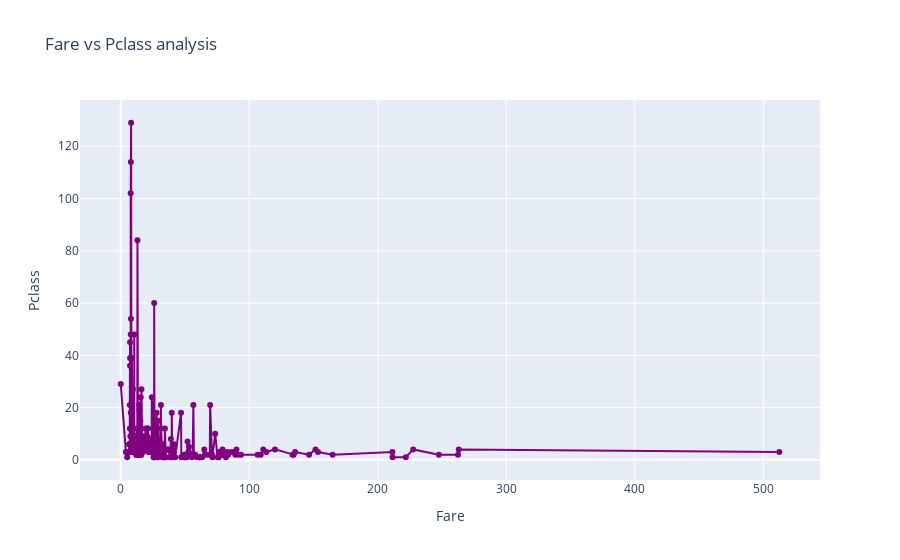

The notebook cell saved with this chart:
### Code cell
#Command Eighteen
fare_sales= df.groupby("Fare")["Pclass"].sum().reset_index()
fig = px.line(fare_sales, x="Fare", y="Pclass", title="Fare vs Pclass analysis", markers=True, color_discrete_sequence=["purple"])
fig.show()

### Figure 1 — Plotly figure (JSON) as saved in the notebook; plotly's stock layout.template omitted (floating-point values rounded to 4 significant figures; data arrays with more than 128 entries replaced by an {"elided": "..."} marker saying what was removed)
{"data": [{"hovertemplate": "Fare=%{x}<br>Pclass=%{y}<extra></extra>", "legendgroup": "", "line": {"color": "purple", "dash": "solid"}, "marker": {"symbol": "circle"}, "mode": "lines+markers", "name": "", "orientation": "v", "showlegend": false, "type": "scatter", "x": {"elided": "248 float values"}, "xaxis": "x", "y": {"elided": "248 int values"}, "yaxis": "y"}], "layout": {"legend": {"tracegroupgap": 0}, "title": {"text": "Fare vs Pclass analysis"}, "xaxis": {"anchor": "y", "domain": [0, 1], "title": {"text": "Fare"}}, "yaxis": {"anchor": "x", "domain": [0, 1], "title": {"text": "Pclass"}}}}
